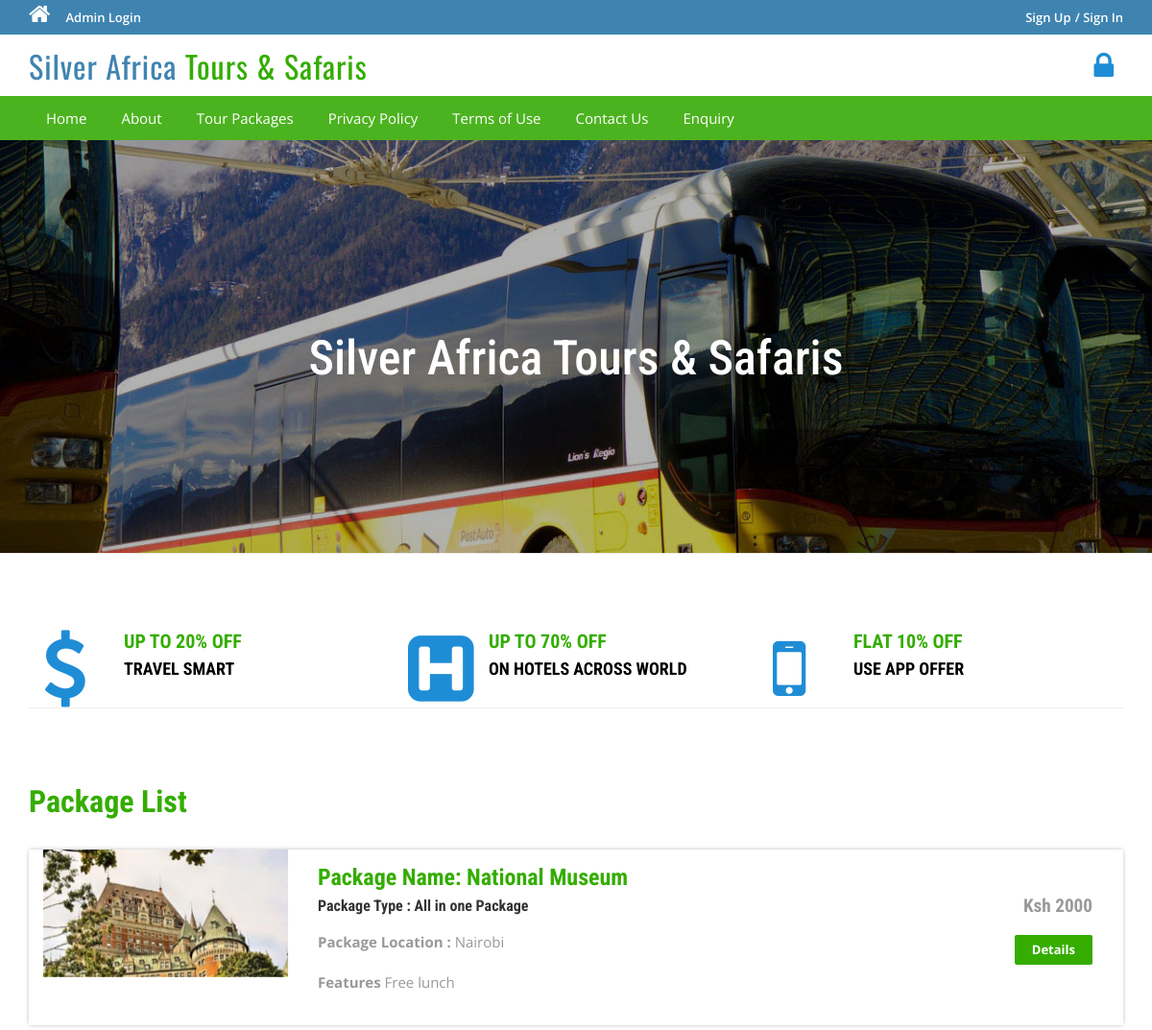
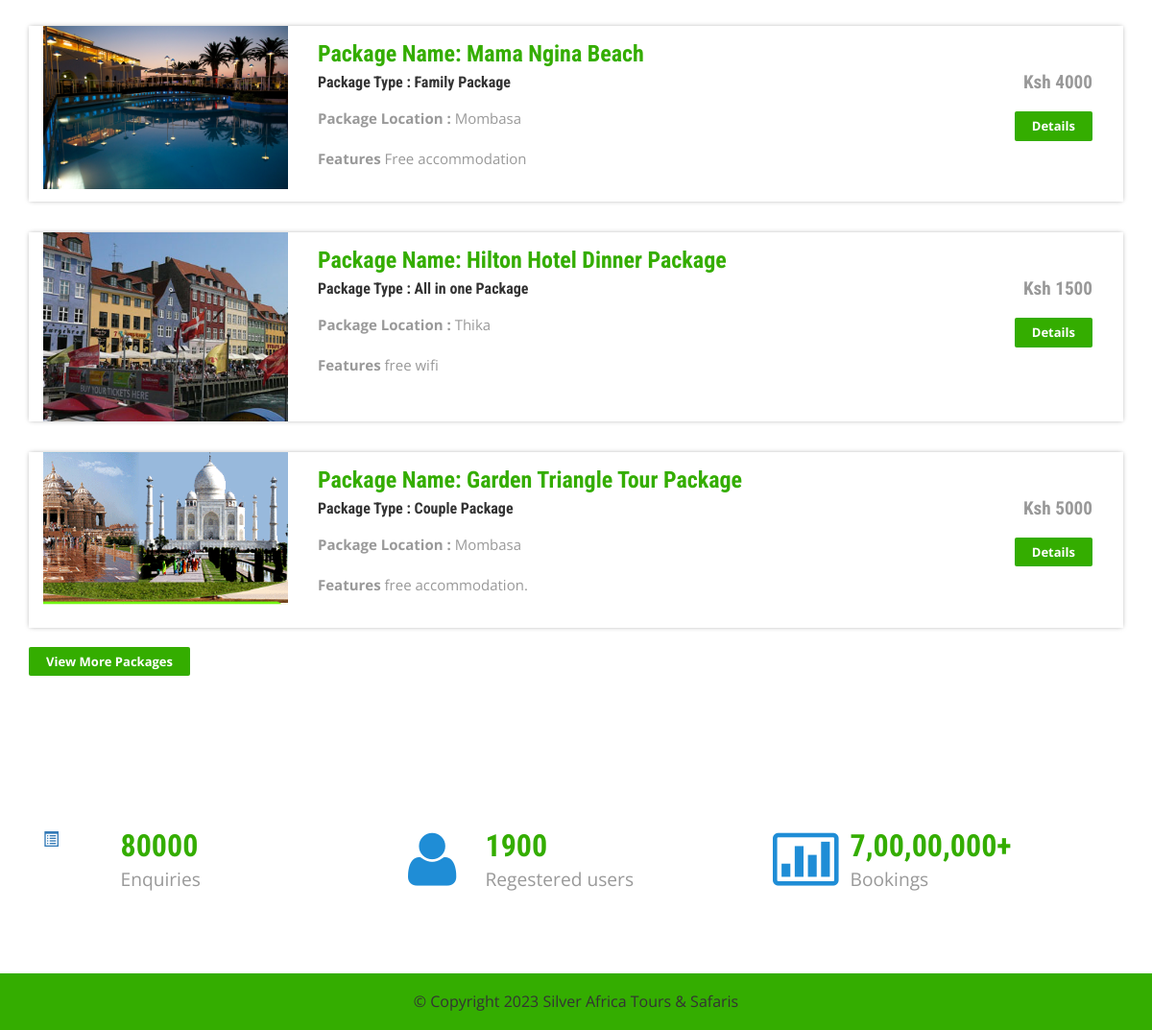
The page / on the database its author committed (2 pictures, top to bottom).
### tables this page shows
CREATE TABLE `tbltourpackages` (
  `PackageId` int(11) NOT NULL,
  `PackageName` varchar(200) NOT NULL,
  `PackageType` varchar(200) NOT NULL,
  `PackageLocation` varchar(200) NOT NULL,
  `PackagePrice` varchar(200) NOT NULL,
  `PackageFetures` varchar(200) NOT NULL,
  `PackageDetails` varchar(200) NOT NULL,
  `PackageImage` varchar(200) NOT NULL
);

### index.php (the view, shortened to what this page needs)
<?php
include('includes/config.php');
?>
<!DOCTYPE HTML>
<html>
<head>
<link href="css/bootstrap.css" rel='stylesheet' type='text/css' />
<link href="css/style.css" rel='stylesheet' type='text/css' />
<link href="css/font-awesome.css" rel="stylesheet">
<link href="css/animate.css" rel="stylesheet" type="text/css" media="all">
</head>
<body>
<?php include('includes/header.php');?>
<div class="banner">
	<div class="container">
		<h1 class="wow zoomIn animated animated" data-wow-delay=".5s" style="visibility: visible; animation-delay: 0.5s; animation-name: zoomIn;"> Silver Africa Tours & Safaris</h1>
	</div>
</div>
<div class="container">
	<div class="rupes">
		<div class="col-md-4 rupes-left wow fadeInDown animated animated" data-wow-delay=".5s" style="visibility: visible; animation-delay: 0.5s; animation-name: fadeInDown;">
			<div class="rup-left">
				<a href="offers.html"><i class="fa fa-usd"></i></a>
			</div>
			<div class="rup-rgt">
				<h3>UP TO 20% OFF</h3>
				<h4><a href="offers.html">TRAVEL SMART</a></h4>
			</div>
				<div class="clearfix"></div>
		</div>
		<div class="col-md-4 rupes-left wow fadeInDown animated animated" data-wow-delay=".5s" style="visibility: visible; animation-delay: 0.5s; animation-name: fadeInDown;">
			<div class="rup-left">
				<a href="offers.html"><i class="fa fa-h-square"></i></a>
			</div>
			<div class="rup-rgt">
				<h3>UP TO 70% OFF</h3>
				<h4><a href="offers.html">ON HOTELS ACROSS WORLD</a></h4>
			</div>
				<div class="clearfix"></div>
		</div>
		<div class="col-md-4 rupes-left wow fadeInDown animated animated" data-wow-delay=".5s" style="visibility: visible; animation-delay: 0.5s; animation-name: fadeInDown;">
			<div class="rup-left">
				<a href="offers.html"><i class="fa fa-mobile"></i></a>
			</div>
			<div class="rup-rgt">
				<h3>FLAT 10% OFF</h3>
				<h4><a href="offers.html">USE APP OFFER</a></h4>
			</div>
				<div class="clearfix"></div>
		</div>
	</div>
</div>
<div class="container">
	<div class="holiday">
	<h3>Package List</h3>
<?php $sql = "SELECT * from tbltourpackages order by rand() limit 4";
$query = $dbh->prepare($sql);
$query->execute();
$results=$query->fetchAll(PDO::FETCH_OBJ);
if($query->rowCount() > 0)
{
foreach($results as $result)
{	?>
			<div class="rom-btm">
				<div class="col-md-3 room-left wow fadeInLeft animated" data-wow-delay=".5s">
					<img src="admin/pacakgeimages/<?php echo htmlentities($result->PackageImage);?>" class="img-responsive" alt="">
				</div>
				<div class="col-md-6 room-midle wow fadeInUp animated" data-wow-delay=".5s">
					<h4>Package Name: <?php echo htmlentities($result->PackageName);?></h4>
					<h6>Package Type : <?php echo htmlentities($result->PackageType);?></h6>
					<p><b>Package Location :</b> <?php echo htmlentities($result->PackageLocation);?></p>
					<p><b>Features</b> <?php echo htmlentities($result->PackageFetures);?></p>
				</div>
				<div class="col-md-3 room-right wow fadeInRight animated" data-wow-delay=".5s">
					<h5>Ksh <?php echo htmlentities($result->PackagePrice);?></h5>
					<a href="package-details.php?pkgid=<?php echo htmlentities($result->PackageId);?>" class="view">Details</a>
				</div>
				<div class="clearfix"></div>
			</div>
<?php }} ?>
<div><a href="package-list.php" class="view">View More Packages</a></div>
</div>
	</div>
<div class="routes">
	<div class="container">
		<div class="col-md-4 routes-left wow fadeInRight animated" data-wow-delay=".5s">
			<div class="rou-left">
				<a href="#"><i class="glyphicon glyphicon-list-alt"></i></a>
			</div>
			<div class="rou-rgt wow fadeInDown animated" data-wow-delay=".5s">
				<h3>80000</h3>
				<p>Enquiries</p>
			</div>
				<div class="clearfix"></div>
		</div>
		<div class="col-md-4 routes-left">
			<div class="rou-left">
				<a href="#"><i class="fa fa-user"></i></a>
			</div>
			<div class="rou-rgt">
				<h3>1900</h3>
				<p>Regestered users</p>
			</div>
				<div class="clearfix"></div>
		</div>
		<div class="col-md-4 routes-left wow fadeInRight animated" data-wow-delay=".5s">
			<div class="rou-left">
				<a href="#"><i class="fa fa-ticket"></i></a>
			</div>
			<div class="rou-rgt">
				<h3>7,00,00,000+</h3>
				<p>Bookings</p>
			</div>
				<div class="clearfix"></div>
		</div>
		<div class="clearfix"></div>
	</div>
</div>
<?php include('includes/footer.php');?>
</body>
</html>

### includes/header.php (shortened to what this page needs)
<?php if($_SESSION['login'])
{?>
<div class="top-header">
	<div class="container">
		<ul class="tp-hd-lft wow fadeInLeft animated" data-wow-delay=".5s">
			<li class="hm"><a href="index.html"><i class="fa fa-home"></i></a></li>
			<li class="prnt"><a href="profile.php">My Profile</a></li>
				<li class="prnt"><a href="change-password.php">Change Password</a></li>
			<li class="prnt"><a href="tour-history.php">My Tour History</a></li>
			<li class="prnt"><a href="issuetickets.php">Issue Tickets</a></li>
		</ul>
		<ul class="tp-hd-rgt wow fadeInRight animated" data-wow-delay=".5s">
			<li class="tol">Welcome :</li>
			<li class="sig"><?php echo htmlentities($_SESSION['login']);?></li>
			<li class="sigi"><a href="logout.php" >/ Logout</a></li>
        </ul>
		<div class="clearfix"></div>
	</div>
</div><?php } else {?>
<div class="top-header">
	<div class="container">
		<ul class="tp-hd-lft wow fadeInLeft animated" data-wow-delay=".5s">
			<li class="hm"><a href="index.php"><i class="fa fa-home"></i></a></li>
				<li class="hm"><a href="admin/index.php">Admin Login</a></li>
		</ul>
		<ul class="tp-hd-rgt wow fadeInRight animated" data-wow-delay=".5s">
			<li class="sig"><a href="#" data-toggle="modal" data-target="#myModal" >Sign Up</a></li>
			<li class="sigi"><a href="#" data-toggle="modal" data-target="#myModal4" >/ Sign In</a></li>
        </ul>
		<div class="clearfix"></div>
	</div>
</div>
<?php }?>
<div class="header">
	<div class="container">
		<div class="logo wow fadeInDown animated" data-wow-delay=".5s">
			<a href="index.php"> Silver Africa <span>Tours & Safaris</span></a>
		</div>
		<div class="lock fadeInDown animated" data-wow-delay=".5s">
			<li><i class="fa fa-lock"></i></li>
		</div>
		<div class="clearfix"></div>
	</div>
</div>
<div class="footer-btm wow fadeInLeft animated" data-wow-delay=".5s">
	<div class="container">
	<div class="navigation">
			<nav class="navbar navbar-default">
				<div class="collapse navbar-collapse nav-wil" id="bs-example-navbar-collapse-1">
					<nav class="cl-effect-1">
						<ul class="nav navbar-nav">
							<li><a href="index.php">Home</a></li>
							<li><a href="page.php?type=aboutus">About</a></li>
								<li><a href="package-list.php">Tour Packages</a></li>
								<li><a href="page.php?type=privacy">Privacy Policy</a></li>
								<li><a href="page.php?type=terms">Terms of Use</a></li>
								<li><a href="page.php?type=contact">Contact Us</a></li>
								<?php if($_SESSION['login'])
{?>
								<li>Need Help?<a href="#" data-toggle="modal" data-target="#myModal3"> / Write Us </a>  </li>
								<?php } else { ?>
								<li><a href="enquiry.php"> Enquiry </a>  </li>
								<?php } ?>
								<div class="clearfix"></div>
						</ul>
					</nav>
				</div>
			</nav>
		</div>
	</div>
</div>

### includes/footer.php
<div class="copy-right">
	<div class="container">
		<div class="footer-social-icons wow fadeInDown animated animated" data-wow-delay=".5s" style="visibility: visible; animation-delay: 0.5s; animation-name: fadeInDown;">
		&copy Copyright <?php echo date('Y'); ?> Silver Africa Tours & Safaris
	</div>
</div>

### css/style.css (style rules this page uses)
html, body { font-size: 100%; background: #fff; font-family: 'Open Sans', sans-serif; }
body a,.grid_1,plan_1,plan_1.one,plan_1.two,i.icon1, i.icon2, i.icon3, i.icon4, i.icon5, i.icon6 { transition:0.5s all; -webkit-transition:0.5s all; -moz-transition:0.5s all; -o-transition:0.5s all; -ms-transition:0.5s all; }
h1,h2,h3,h4,h5,h6 { margin:0; font-family: 'Roboto Condensed', sans-serif; }
p { margin:0; }
ul { margin:0; padding:0; }
.logo a { color: #3F84B1; letter-spacing: 1px; font-size: 2em; font-weight: 400; display: block; text-decoration: none; font-family: 'Oswald', sans-serif; }
.logo span { color:#34ad00; }
i.fa.fa-home { font-size: 24px; }
.top-header { background-color: #3F84B1; border-bottom: 0 none; height: 36px; line-height: 35px; }
ul.tp-hd-lft { float: left; }
ul.tp-hd-lft li { display: inline-block; }
li.hm,li.prnt { margin-right: 12px; }
ul.tp-hd-lft a { font-size: 13px; font-weight: 600; color:#fff; }
ul.tp-hd-rgt { float:right; }
ul.tp-hd-rgt li { display: inline-block; font-size: 13px; font-weight: 600; color:#fff; }
ul.tp-hd-rgt a { font-size: 13px; font-weight: 600; color:#fff; }
.header { background-color: #fff; margin: 0; padding: 10px 0 8px; }
.logo a { display: block; }
.logo { float: left; margin-right: 60px; }
.lock { float: right; margin-top: 7px; }
.lock li { display: inline-block; }
i.fa.fa-lock { color:#1f8dd6; font-size: 2em; padding-right: 10px; }
.banner { background: url(../images/3.jpg)no-repeat; background-size: cover; -webkit-background-size: cover; -o-background-size: cover; -ms-background-size: cover; -moz-background-size: cover; min-height: 430px; }
.banner h1 { font-size: 50px; margin-bottom: 40px; padding: 4em 0 0; text-align: center; color: #ffffff; }
.rup-left { float: left; width: 24%; }
.rup-rgt { float: left; width: 76%; }
.rupes { padding: 5em 0; border-top: 1px solid rgba(236, 236, 236, 0.9); border-bottom: 1px solid rgba(236, 236, 236, 0.9); }
i.fa.fa-usd { font-size: 5em; color: #1f8dd6; }
i.fa.fa-h-square { font-size: 5em; color: #1f8dd6; }
i.fa.fa-mobile { font-size:5em; color: #1f8dd6; }
.rupes h3 { font-size: 20px; color: #34ad00; font-weight: 700; }
.rupes h4 { font-size: 18px; margin: 8px 0; font-weight: 700; }
.rupes h4 a { color: #000000; }
.rup-left a { display: inline-block; }
.routes { padding: 5em 0; }
.rou-left { float: left; width: 23%; }
.rou-rgt { float: left; width: 70%; }
i.fa.fa-truck,i.fa.fa-user,i.fa.fa-ticket { font-size: 4em; color:#1f8dd6; }
.routes h3 { font-size: 2em; font-weight: 700; color: #34ad00; }
.routes p { font-size: 1.2em; color: #999; line-height: 1.8em; }
.holiday { padding: 5em 0; }
.holiday h3 { font-size: 2em; font-weight: 700; color: #34ad00; }
.holiday p { font-size: 1.2em; line-height: 1.8em; margin: 1em 0; color: #999; }
.footer-btm li { display: inline-block; margin: 0 10px; font-size: 14px; color: #fff; }
.footer-btm li a { font-size: 15px; color: #fff; display: inline-block; padding: 5px 8px; }
.footer-btm { background:#4CB320; padding: 0.5em 0; text-align:center; }
.copy-right { background:#34ad00; text-align: center; padding: 0.5em 0; }
a.view { padding: 6px 18px; font-weight: 700; color: #fff; background-color: #34ad00; border: 0; font-size: 13px; border-radius: 2px; -webkit-transition: all .2s; -moz-transition: all .2s; transition: all .2s; margin-top: 20px; display: inline-block; }
.rom-btm { margin-top: 2em; box-shadow: 0px 0px 5px -1px rgba(0, 0, 0, 0.37); }
.rom-btm h4 { font-size: 1.5em; font-weight: 700; color: #34ad00; }
.rom-btm p { font-size: 15px; color: #999; }
.rom-btm h6 { font-size: 1em; font-weight: 700; margin: 0.5em 0; }
.room-right { text-align: right; padding: 3em 2em; }
.room-midle { padding: 1em; }
.rom-btm h5 { font-size: 1.2em; font-weight: 700; color: #999; }
.glyphicon { position: relative; top: 1px; display: inline-block; font-family: 'Glyphicons Halflings'; font-style: normal; font-weight: normal; line-height: 1; -webkit-font-smoothing: antialiased; -moz-osx-font-smoothing: grayscale; }
.footer-social-icons { margin: 10px 0 10px; }
.navbar-default { background-color: #4CB320 !important; border-color: #4CB320 !important; }
.navbar { min-height: 0px !important; margin-bottom:0px !important; border-radius:0px !important; border: none !important; }
ul.nav.navbar-nav li a { font-size: 15px ; color: #fff; display: inline-block; padding: 5px 8px; }
.navbar-collapse { padding-right: 0px !important; padding-left: 0px !important; }

### rows shown on the page
tbltourpackages: PackageImage (picture), PackageName "National Museum", PackageType "All in one Package", PackageLocation "Nairobi", PackageFetures "Free lunch", PackagePrice "2000"
tbltourpackages: PackageImage (picture), PackageName "Mama Ngina Beach", PackageType "Family Package", PackageLocation "Mombasa", PackageFetures "Free accommodation", PackagePrice "4000"
tbltourpackages: PackageImage (picture), PackageName "Hilton Hotel Dinner Package", PackageType "All in one Package", PackageLocation "Thika", PackageFetures "free wifi", PackagePrice "1500"
tbltourpackages: PackageImage (picture), PackageName "Garden Triangle Tour Package", PackageType "Couple Package", PackageLocation "Mombasa", PackageFetures "free accommodation.", PackagePrice "5000"
